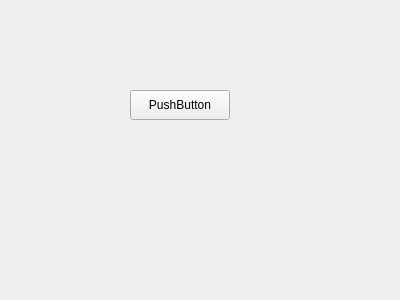
<?xml version="1.0" encoding="UTF-8"?>
<ui version="4.0">
 <class>StylePushButton</class>
 <widget class="QWidget" name="StylePushButton">
  <property name="geometry">
   <rect>
    <x>0</x>
    <y>0</y>
    <width>400</width>
    <height>300</height>
   </rect>
  </property>
  <property name="windowTitle">
   <string>Form</string>
  </property>
  <widget class="QIconPushButton" name="pushButton">
   <property name="geometry">
    <rect>
     <x>130</x>
     <y>90</y>
     <width>100</width>
     <height>30</height>
    </rect>
   </property>
   <property name="minimumSize">
    <size>
     <width>100</width>
     <height>30</height>
    </size>
   </property>
   <property name="maximumSize">
    <size>
     <width>100</width>
     <height>30</height>
    </size>
   </property>
   <property name="text">
    <string>PushButton</string>
   </property>
  </widget>
 </widget>
 <customwidgets>
  <customwidget>
   <class>QIconPushButton</class>
   <extends>QPushButton</extends>
   <header location="global">qiconpushbutton.h</header>
  </customwidget>
 </customwidgets>
 <resources/>
 <connections/>
</ui>
